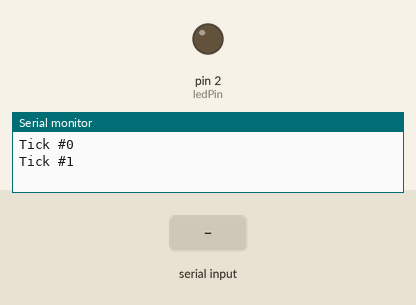
A sketch run on a simulated Arduino Uno, built with avr-gcc and run on an emulated ATmega328P. On the bench: output pins drawn as LEDs (lit = HIGH), the last lines printed to the serial monitor. The test bench sets the inputs (shaded band).

Above: at 1.2 s.
1.3 s: "ON\n" received over Serial
At 2.7 s:
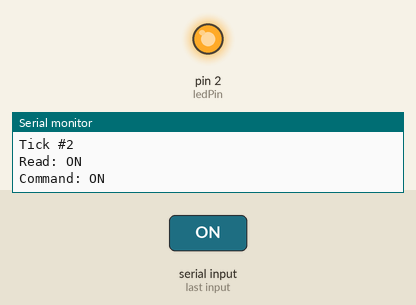
3.5 s: "OFF\n" received over Serial
At 5.4 s:
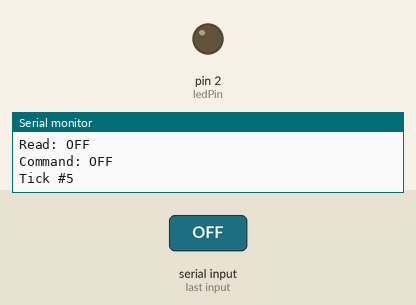
Timing chart, 0 to 6.9 s (numbered marks = the images above; inputs shaded):
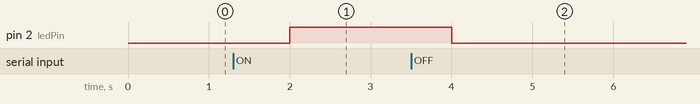

Measured:
- after the input at 1.3 s, pin 2 (ledPin): LOW → HIGH after 0.70 s
- after the input at 3.5 s, pin 2 (ledPin): HIGH → LOW after 0.50 s

The sketch:

sketch_nov27c.ino
```cpp
// (licence header left out)
// Sample Arduino sketch for use with usb-serial-for-android.
// Prints an ever-increasing counter, and writes back anything
// it receives.

const int ledPin = 2;      // the pin that the LED is attached to
String serialA;

static int counter = 0;

void setup() {
  // initialize the serial communication:
  Serial.begin(115200); //baud rate - make sure it matches that of the module you got:
  // initialize the ledPin as an output:
  pinMode(ledPin, OUTPUT);
}

void loop() {
  Serial.print("Tick #");
  Serial.print(counter++, DEC);
  Serial.print('\n');

  if (Serial.peek() != -1) {
    Serial.print('\n');
    Serial.print("Read: ");
    do {
      serialA = Serial.readStringUntil('\n');
      Serial.print(serialA);
      //Based on SerialA value execute
      if (serialA == "ON") {
          Serial.print("\nCommand: " + serialA);
          digitalWrite(ledPin, HIGH);
          break;
      }
      if (serialA == "OFF") {
          Serial.print("\nCommand: " + serialA);
          digitalWrite(ledPin, LOW);
          break;
      }
    } while (Serial.peek() != -1);
    Serial.print('\n');
  }
  delay(1000);
}
```
